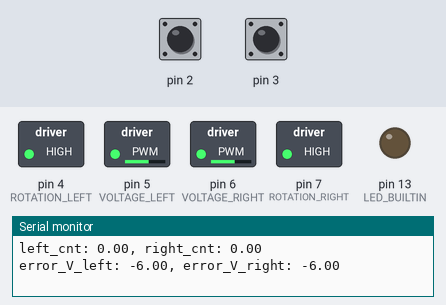
Bench run of a sketch on a simulated Arduino Uno, built with avr-gcc and run on an emulated ATmega328P. Shown: switched loads named in the sketch (green lamp = pin HIGH), output pins drawn as LEDs (lit = HIGH), the last lines printed to the serial monitor. The test bench sets the inputs (shaded band); at power-on: pin 3 LOW, pin 2 LOW.

Above: at 0.05 s.
At 1.2 s:
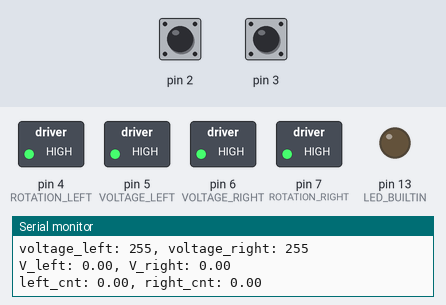
1.3 s: pin 3 driven HIGH
4.3 s: pin 2 driven HIGH
7.3 s: pin 3 driven LOW
10.3 s: pin 2 driven LOW
13.3 s: pin 3 pulsed HIGH 2 times (0.12 s each, 0.3 s apart)
16.9 s: pin 2 pulsed HIGH 2 times (0.12 s each, 0.3 s apart)
Timing chart, 0 to 19.9 s (numbered marks = the images above; inputs shaded):
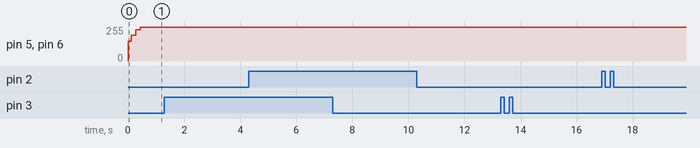

The sketch:

Robot_LINE.ino
```cpp
#define ROTATION_LEFT 4 //направление вращения левого колеса
#define VOLTAGE_LEFT 5 //управляющее напряжение левого колеса
#define VOLTAGE_RIGHT 6 //управляющее напряжение правого колеса
#define ROTATION_RIGHT 7 //направление вращения правого колеса

float left_cnt0 = 0; float left_cnt; float dcnt_left; float right_cnt0 = 0; float right_cnt; float dcnt_right;
long int time; long int old_time;
long int time_left0 = 0; long int time_left; long int dt_left; long int time_right0 = 0; long int time_right; long int dt_right;
long int voltage_left = 150; long int voltage_right = 150; //управляющее напряжение
float KI = 0.25; //коэффициент интегрального регулятора
float KP = 700; //коэффициент пропорционального регулятора
float KD = 1; //коэффициент дифференциального регулятора
float speed = 0.06; //требуемая скорость (см/с)

void left_wheel(void)
{
  time_left = micros();
  dt_left = time_left - time_left0;
  time_left0 = time_left;

  if (dt_left > 100)
    left_cnt++;
}

void right_wheel(void)
{
  time_right = micros();
  dt_right = time_right - time_right0;
  time_right0 = time_right;

  if (dt_right > 100)
    right_cnt++;
}

void setup()
{
  pinMode(LED_BUILTIN, OUTPUT);
  pinMode(ROTATION_LEFT, OUTPUT);
  pinMode(VOLTAGE_LEFT, OUTPUT);
  pinMode(VOLTAGE_RIGHT, OUTPUT);
  pinMode(ROTATION_RIGHT, OUTPUT);

  digitalWrite(ROTATION_LEFT, HIGH);
  digitalWrite(VOLTAGE_LEFT, LOW);
  digitalWrite(VOLTAGE_RIGHT, LOW);
  digitalWrite(ROTATION_RIGHT, HIGH);
  attachInterrupt(digitalPinToInterrupt(2),left_wheel,CHANGE);
  attachInterrupt(digitalPinToInterrupt(3),right_wheel,CHANGE);
  Serial.begin(9600);
  old_time = millis();
}

int state = 0;

void loop()
{
  time = micros();
  long dtime = time - old_time;

  analogWrite(VOLTAGE_LEFT, voltage_right);
  analogWrite(VOLTAGE_RIGHT, voltage_left);

  if(dtime>10000)
  {
    old_time = time;

      dcnt_left = left_cnt - left_cnt0;
      left_cnt0 = left_cnt;

      dcnt_right = right_cnt - right_cnt0;
      right_cnt0 = right_cnt;

      float S_left = 6*3.14*(dcnt_left/40);
      float S_right = 6*3.14*(dcnt_right/40);

      float V_left = S_left/dtime*1000*0.99;
      float V_right = S_right/dtime*1000;

      float error_S = left_cnt - right_cnt;

      float error_V_left = V_left - speed;
      float error_V_right = V_right - speed;

      voltage_left -= (error_V_left*KP+error_S*KI);
      voltage_right -= (error_V_right*KP-error_S*KI);
      if (voltage_left > 255)
        voltage_left = 255;
      if (voltage_right > 255)
        voltage_right = 255;
      if (voltage_left < 0)
        voltage_left = 0;
      if (voltage_right < 0)
        voltage_right = 0;

      Serial.print("\n");

      Serial.print("left_cnt: ");
      Serial.print(left_cnt);
      Serial.print(", right_cnt: ");
      Serial.println(right_cnt);

      Serial.print("error_V_left: ");
      Serial.print(error_V_left*100);
      Serial.print(", error_V_right: ");
      Serial.println(error_V_right*100);

      Serial.print("error_S: ");
      Serial.println(error_S);

      Serial.print("voltage_left: ");
      Serial.print(voltage_left);
      Serial.print(", voltage_right: ");
      Serial.println(voltage_right);

      Serial.print("V_left: ");
      Serial.print(V_left*100);
      Serial.print(", V_right: ");
      Serial.println(V_right*100);

      //Serial.print("\n");
      //Serial.println(dtime);
  }
}
```
